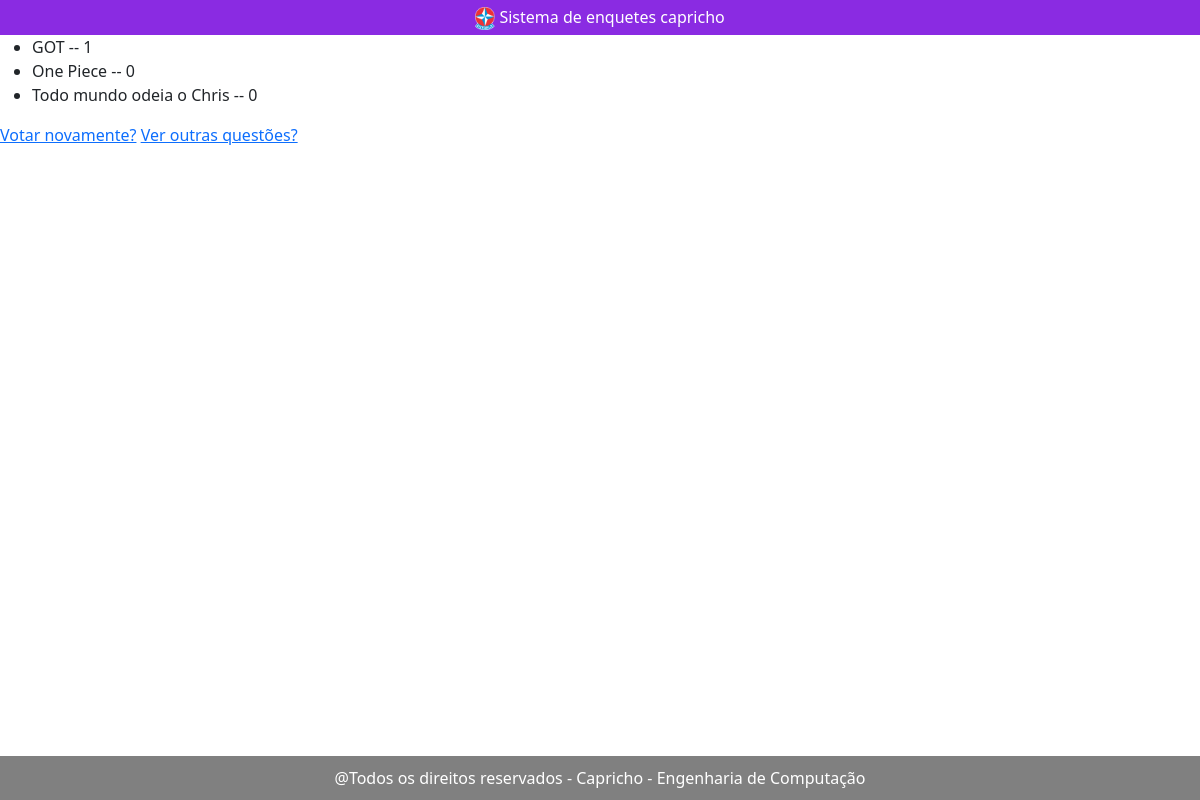
Page /3/resultados on the committed database.
### enquete/models.py (models this page shows, shortened)
class Alternativa(models.Model):
    questao = models.ForeignKey(Questao, on_delete=models.CASCADE)
    descricao = models.CharField(max_length=200)
    votos = models.IntegerField(default=0)
    objects = models.Manager()

### enquete/views.py (the view)
# urls.py: path('<int:id_questao>/resultados', views.resultados, name='resultados'),
def resultados(request, id_questao):
    question = Questao(pk=id_questao)
    context = {'question': question}
    return render(request, 'enquete/resultados.html', context)

### enquete/templates/enquete/resultados.html (shortened to what this page needs)
<!DOCTYPE html>
    {% load static %}
<html lang="pt-br">
    <head>
        <link rel="stylesheet" type="text/css" href="{% static 'enquete/style.css' %}" media="screen" />
        <link rel="stylesheet" href="https://cdn.jsdelivr.net/npm/bootstrap@5.3.0/dist/css/bootstrap.min.css">
    </head>
    <header>
        <img width="20px" src="{% static 'enquete/Logo_Estrela.png' %}">
        Sistema de enquetes capricho
    </header>
    <body>
    <div>
        <ul>
            {% for option in question.alternativa_set.all %}
                <li>{{ option.descricao }} -- {{ option.votos }}</li>
            {% endfor %}
        </ul>
        <a href="{% url 'enquete:votar' question.id %}">Votar novamente?</a>
        <a href="{% url 'enquete:index' %}">Ver outras questões?</a>
    </div>
    </body>
    <footer>
        @Todos os direitos reservados - Capricho - Engenharia de Computação
    </footer>
</html>

### enquete/static/enquete/style.css (style rules this page uses)
header { text-align: center; background-color: blueviolet; color: white; width: 100%; padding: 5px; }
footer { background-color: grey; color: #fff; padding: 10px; text-align: center; margin-top: auto; }
body { display: flex; flex-direction: column; min-height: 100vh; }

### rows in the picture
Alternativa: descricao "GOT", votos "1"
Alternativa: descricao "One Piece", votos "0"
Alternativa: descricao "Todo mundo odeia o Chris", votos "0"
